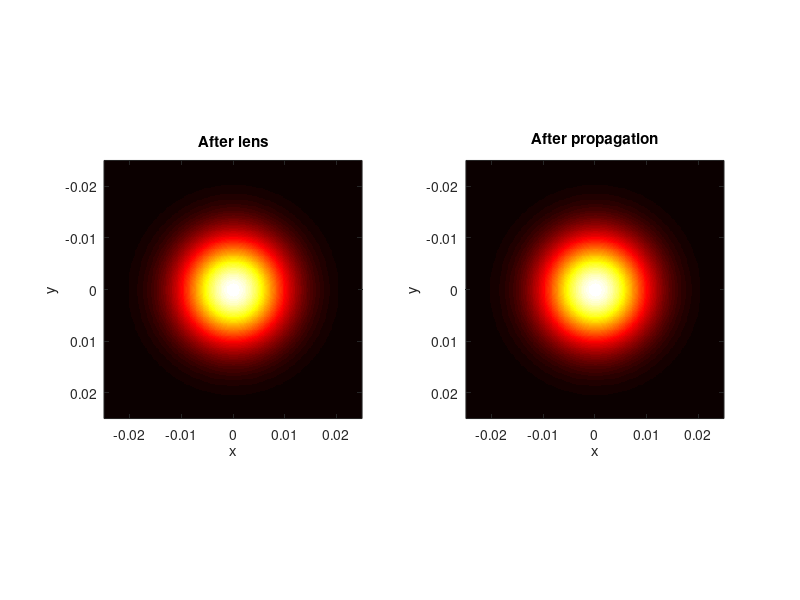

The MATLAB source for this figure:
close all; clear all;

%initialise variables (all values in SI units)
N=300; % sampling number
L=50*10^-3; % sample size
dx=L/N; % step size
lambda=633*10^-9;
k0=(2*pi)/lambda;
w0=10*10^-3; %input waist
n=1;
zR = (pi*n*w0^2)/lambda; % Rayleigh range
f=20*10^-3; 
z=f;

for n= 1:N+1
    for m=1:N+1
       %Space axis
        x(m)=(m-1)*dx-L/2;
        y(n)=(n-1)*dx-L/2;
        %Frequency axis
        Kx(m)=(2*pi)/L*(m-1) - pi/dx;
        Ky(n)=(2*pi)/L*(n-1)- pi/dx;
    end
end

[X,Y]=meshgrid(x,y);
[KX, KY]=meshgrid(Kx,Kx);

% Gaussian Beam in space domain
gauss=exp(-(X.^2+Y.^2)./(w0^2));
%gauss = w0^2/2 *exp(-(w0^2)/4 *(KX.^2 + KY.^2));

% lens transfer function (real space and reciprocal space eqns)
%t=exp( ((1i*k0)/(2*f)) *(X.^2+Y.^2));
t=(1i*f)/k0 *exp((1i*f)/(2*k0) *(KX.^2 + KY.^2));

% free space transfer function
H=exp(1i/(2*k0)*z*(KX.^2+KY.^2));

%setting radius of curvature of gaussian = inf (const. phase)
Fgauss = fftshift(fft2(gauss));
FgaussR = real(Fgauss);
FgaussI = repmat(0.002, [N+1 N+1]);
Fgauss = complex(FgaussR,FgaussI);

prop1=Fgauss.*t;%after lens
prop2=prop1.*H;%after propagation 

figure(1)
colormap(hot)
subplot(1,2,1)
% surf(x,y,abs(ifft2(prop1)))
imagesc(x,y,abs(ifft2(prop1)));axis image;
title('After lens')
shading flat
xlabel('x');ylabel('y');zlabel('Amplitude');
ylim([-0.025 0.025]); xlim([-0.025 0.025])

subplot(1,2,2)
% surf(x,y,abs(ifft2(prop2)))
imagesc(x,y,abs(ifft2(prop2)));axis image;
title('After propagation')
shading flat
xlabel('x');ylabel('y');zlabel('Amplitude');
ylim([-0.025 0.025]); xlim([-0.025 0.025])

%calculating FWHM of final beam
halfMax =max(max(abs(prop2)))/2;
index1 = find(abs(prop2(:,151))>=halfMax,1, 'first');
index2 = find(abs(prop2(:,151))>=halfMax,1, 'last');
FWHM = (x(index2)-x(index1))/sqrt(2*log(2));
FWHM = FWHM*10^6;
sprintf('Waist after lens [microns], sim. %0.2f',FWHM)

%theoretical waist of final beam
zf=(f*zR^2)/(f^2+zR^2); %position of wf, should be equal to f
wf=sqrt( (f^2*w0^2)/(f^2+zR^2) );
wf=wf*10^6;
sprintf('Waist after lens [microns], theoret. %0.2f',2*wf)
